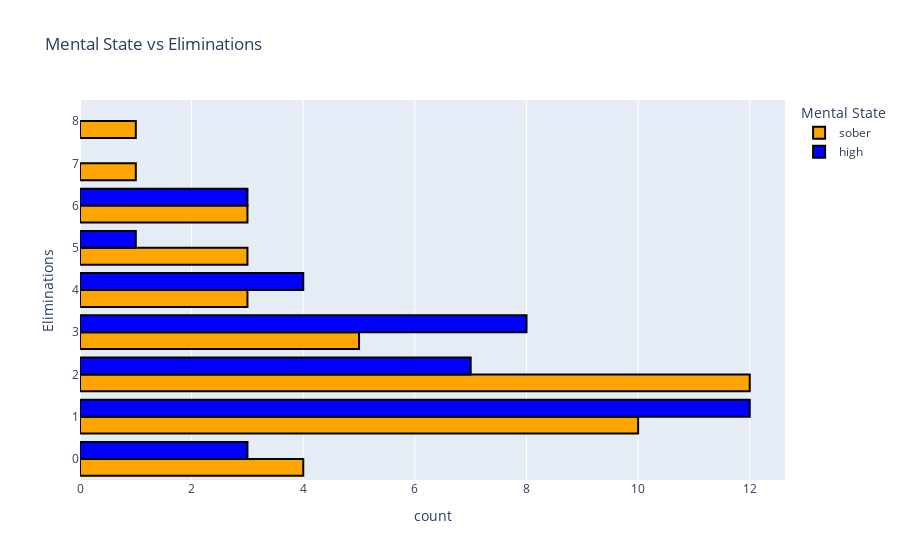

Notebook cell for this chart:
### Markdown cell above
this graph displays the times of day players who were involved in the data collection of this dataset. there is a very obvious timeframe of where high and sober players entered and tookpart in the game throughtout the afternoon/evening. You can also see where the  players under the influence dropped off and had to go to bed,

### Code cell
eliminationsGraph = px.histogram(fortnite, y='Eliminations', color='Mental State', title='Mental State vs Eliminations', 
                                 barmode='group', nbins=10, color_discrete_map={'sober': 'orange', 'high': 'blue'})
eliminationsGraph.update_traces(marker_line_width=2, marker_line_color='black')
eliminationsGraph.show()

### Figure 1 — Plotly figure (JSON) as saved in the notebook; plotly's stock layout.template omitted (floating-point values rounded to 4 significant figures)
{"data": [{"alignmentgroup": "True", "bingroup": "y", "hovertemplate": "Mental State=sober<br>count=%{x}<br>Eliminations=%{y}<extra></extra>", "legendgroup": "sober", "marker": {"color": "orange", "line": {"color": "black", "width": 2}, "pattern": {"shape": ""}}, "name": "sober", "nbinsy": 10, "offsetgroup": "sober", "orientation": "h", "showlegend": true, "type": "histogram", "xaxis": "x", "y": [2, 1, 4, 5, 3, 1, 3, 1, 7, 4, 1, 6, 2, 8, 0, 2, 1, 3, 2, 1, 2, 1, 3, 0, 1, 2, 4, 5, 1, 0, 2, 2, 2, 2, 2, 6, 6, 0, 3, 2, 1, 5], "yaxis": "y"}, {"alignmentgroup": "True", "bingroup": "y", "hovertemplate": "Mental State=high<br>count=%{x}<br>Eliminations=%{y}<extra></extra>", "legendgroup": "high", "marker": {"color": "blue", "line": {"color": "black", "width": 2}, "pattern": {"shape": ""}}, "name": "high", "nbinsy": 10, "offsetgroup": "high", "orientation": "h", "showlegend": true, "type": "histogram", "xaxis": "x", "y": [3, 1, 3, 0, 3, 2, 4, 1, 1, 3, 1, 4, 2, 0, 5, 1, 1, 1, 3, 3, 6, 6, 2, 4, 6, 1, 3, 2, 2, 1, 1, 1, 1, 2, 0, 2, 4, 3], "yaxis": "y"}], "layout": {"barmode": "group", "legend": {"title": {"text": "Mental State"}, "tracegroupgap": 0}, "title": {"text": "Mental State vs Eliminations"}, "xaxis": {"anchor": "y", "domain": [0, 1], "title": {"text": "count"}}, "yaxis": {"anchor": "x", "domain": [0, 1], "title": {"text": "Eliminations"}}}}
